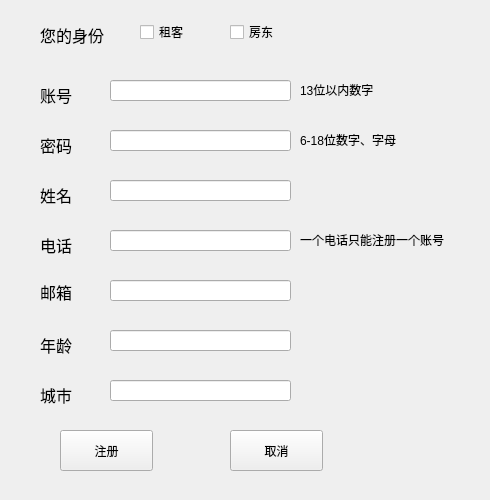
<?xml version="1.0" encoding="UTF-8"?>
<ui version="4.0">
 <class>edit</class>
 <widget class="QWidget" name="edit">
  <property name="geometry">
   <rect>
    <x>0</x>
    <y>0</y>
    <width>490</width>
    <height>500</height>
   </rect>
  </property>
  <property name="windowTitle">
   <string>Form</string>
  </property>
  <widget class="QLabel" name="label">
   <property name="geometry">
    <rect>
     <x>40</x>
     <y>80</y>
     <width>69</width>
     <height>31</height>
    </rect>
   </property>
   <property name="text">
    <string>&lt;html&gt;&lt;head/&gt;&lt;body&gt;&lt;p&gt;&lt;span style=&quot; font-size:12pt;&quot;&gt;账号&lt;/span&gt;&lt;/p&gt;&lt;/body&gt;&lt;/html&gt;</string>
   </property>
  </widget>
  <widget class="QLabel" name="label_2">
   <property name="geometry">
    <rect>
     <x>40</x>
     <y>130</y>
     <width>69</width>
     <height>31</height>
    </rect>
   </property>
   <property name="text">
    <string>&lt;html&gt;&lt;head/&gt;&lt;body&gt;&lt;p&gt;&lt;span style=&quot; font-size:12pt;&quot;&gt;密码&lt;/span&gt;&lt;/p&gt;&lt;/body&gt;&lt;/html&gt;</string>
   </property>
  </widget>
  <widget class="QLabel" name="label_3">
   <property name="geometry">
    <rect>
     <x>40</x>
     <y>180</y>
     <width>81</width>
     <height>31</height>
    </rect>
   </property>
   <property name="text">
    <string>&lt;html&gt;&lt;head/&gt;&lt;body&gt;&lt;p&gt;&lt;span style=&quot; font-size:12pt;&quot;&gt;姓名&lt;/span&gt;&lt;/p&gt;&lt;/body&gt;&lt;/html&gt;</string>
   </property>
  </widget>
  <widget class="QLabel" name="label_4">
   <property name="geometry">
    <rect>
     <x>40</x>
     <y>20</y>
     <width>101</width>
     <height>31</height>
    </rect>
   </property>
   <property name="text">
    <string>&lt;html&gt;&lt;head/&gt;&lt;body&gt;&lt;p&gt;&lt;span style=&quot; font-size:12pt;&quot;&gt;您的身份&lt;/span&gt;&lt;/p&gt;&lt;/body&gt;&lt;/html&gt;</string>
   </property>
  </widget>
  <widget class="QCheckBox" name="e_tenantBox">
   <property name="geometry">
    <rect>
     <x>140</x>
     <y>20</y>
     <width>95</width>
     <height>24</height>
    </rect>
   </property>
   <property name="text">
    <string>租客</string>
   </property>
   <attribute name="buttonGroup">
    <string notr="true">e_selectGroup</string>
   </attribute>
  </widget>
  <widget class="QCheckBox" name="e_landlordBox">
   <property name="geometry">
    <rect>
     <x>230</x>
     <y>20</y>
     <width>95</width>
     <height>24</height>
    </rect>
   </property>
   <property name="text">
    <string>房东</string>
   </property>
   <attribute name="buttonGroup">
    <string notr="true">e_selectGroup</string>
   </attribute>
  </widget>
  <widget class="QLabel" name="label_5">
   <property name="geometry">
    <rect>
     <x>40</x>
     <y>230</y>
     <width>91</width>
     <height>31</height>
    </rect>
   </property>
   <property name="text">
    <string>&lt;html&gt;&lt;head/&gt;&lt;body&gt;&lt;p&gt;&lt;span style=&quot; font-size:12pt;&quot;&gt;电话&lt;/span&gt;&lt;/p&gt;&lt;/body&gt;&lt;/html&gt;</string>
   </property>
  </widget>
  <widget class="QLabel" name="label_6">
   <property name="geometry">
    <rect>
     <x>40</x>
     <y>330</y>
     <width>69</width>
     <height>31</height>
    </rect>
   </property>
   <property name="text">
    <string>&lt;html&gt;&lt;head/&gt;&lt;body&gt;&lt;p&gt;&lt;span style=&quot; font-size:12pt;&quot;&gt;年龄&lt;/span&gt;&lt;/p&gt;&lt;/body&gt;&lt;/html&gt;</string>
   </property>
  </widget>
  <widget class="QLabel" name="label_7">
   <property name="geometry">
    <rect>
     <x>40</x>
     <y>380</y>
     <width>69</width>
     <height>31</height>
    </rect>
   </property>
   <property name="text">
    <string>&lt;html&gt;&lt;head/&gt;&lt;body&gt;&lt;p&gt;&lt;span style=&quot; font-size:12pt;&quot;&gt;城市&lt;/span&gt;&lt;/p&gt;&lt;/body&gt;&lt;/html&gt;</string>
   </property>
  </widget>
  <widget class="QLabel" name="label_8">
   <property name="geometry">
    <rect>
     <x>40</x>
     <y>280</y>
     <width>69</width>
     <height>21</height>
    </rect>
   </property>
   <property name="text">
    <string>&lt;html&gt;&lt;head/&gt;&lt;body&gt;&lt;p&gt;&lt;span style=&quot; font-size:12pt;&quot;&gt;邮箱&lt;/span&gt;&lt;/p&gt;&lt;/body&gt;&lt;/html&gt;</string>
   </property>
  </widget>
  <widget class="QPushButton" name="e_editButton">
   <property name="geometry">
    <rect>
     <x>60</x>
     <y>430</y>
     <width>93</width>
     <height>41</height>
    </rect>
   </property>
   <property name="text">
    <string>注册</string>
   </property>
  </widget>
  <widget class="QPushButton" name="e_cancelButton">
   <property name="geometry">
    <rect>
     <x>230</x>
     <y>430</y>
     <width>93</width>
     <height>41</height>
    </rect>
   </property>
   <property name="text">
    <string>取消</string>
   </property>
  </widget>
  <widget class="QLineEdit" name="e_idLineEdit">
   <property name="geometry">
    <rect>
     <x>110</x>
     <y>80</y>
     <width>181</width>
     <height>21</height>
    </rect>
   </property>
   <property name="maxLength">
    <number>13</number>
   </property>
  </widget>
  <widget class="QLabel" name="label_9">
   <property name="geometry">
    <rect>
     <x>300</x>
     <y>80</y>
     <width>101</width>
     <height>20</height>
    </rect>
   </property>
   <property name="text">
    <string>13位以内数字</string>
   </property>
  </widget>
  <widget class="QLineEdit" name="e_passwordLineEdit">
   <property name="geometry">
    <rect>
     <x>110</x>
     <y>130</y>
     <width>181</width>
     <height>21</height>
    </rect>
   </property>
   <property name="maxLength">
    <number>18</number>
   </property>
  </widget>
  <widget class="QLabel" name="label_10">
   <property name="geometry">
    <rect>
     <x>300</x>
     <y>130</y>
     <width>171</width>
     <height>20</height>
    </rect>
   </property>
   <property name="text">
    <string>6-18位数字、字母</string>
   </property>
  </widget>
  <widget class="QLineEdit" name="e_nameLineEdit">
   <property name="geometry">
    <rect>
     <x>110</x>
     <y>180</y>
     <width>181</width>
     <height>21</height>
    </rect>
   </property>
  </widget>
  <widget class="QLineEdit" name="e_TelLineEdit">
   <property name="geometry">
    <rect>
     <x>110</x>
     <y>230</y>
     <width>181</width>
     <height>21</height>
    </rect>
   </property>
   <property name="maxLength">
    <number>11</number>
   </property>
  </widget>
  <widget class="QLabel" name="label_11">
   <property name="geometry">
    <rect>
     <x>300</x>
     <y>230</y>
     <width>181</width>
     <height>20</height>
    </rect>
   </property>
   <property name="text">
    <string>一个电话只能注册一个账号</string>
   </property>
  </widget>
  <widget class="QLineEdit" name="e_emailLineEdit">
   <property name="geometry">
    <rect>
     <x>110</x>
     <y>280</y>
     <width>181</width>
     <height>21</height>
    </rect>
   </property>
  </widget>
  <widget class="QLineEdit" name="e_ageLineEdit">
   <property name="geometry">
    <rect>
     <x>110</x>
     <y>330</y>
     <width>181</width>
     <height>21</height>
    </rect>
   </property>
  </widget>
  <widget class="QLineEdit" name="e_cityLineEdit">
   <property name="geometry">
    <rect>
     <x>110</x>
     <y>380</y>
     <width>181</width>
     <height>21</height>
    </rect>
   </property>
  </widget>
 </widget>
 <resources/>
 <connections/>
 <buttongroups>
  <buttongroup name="e_selectGroup"/>
 </buttongroups>
</ui>
